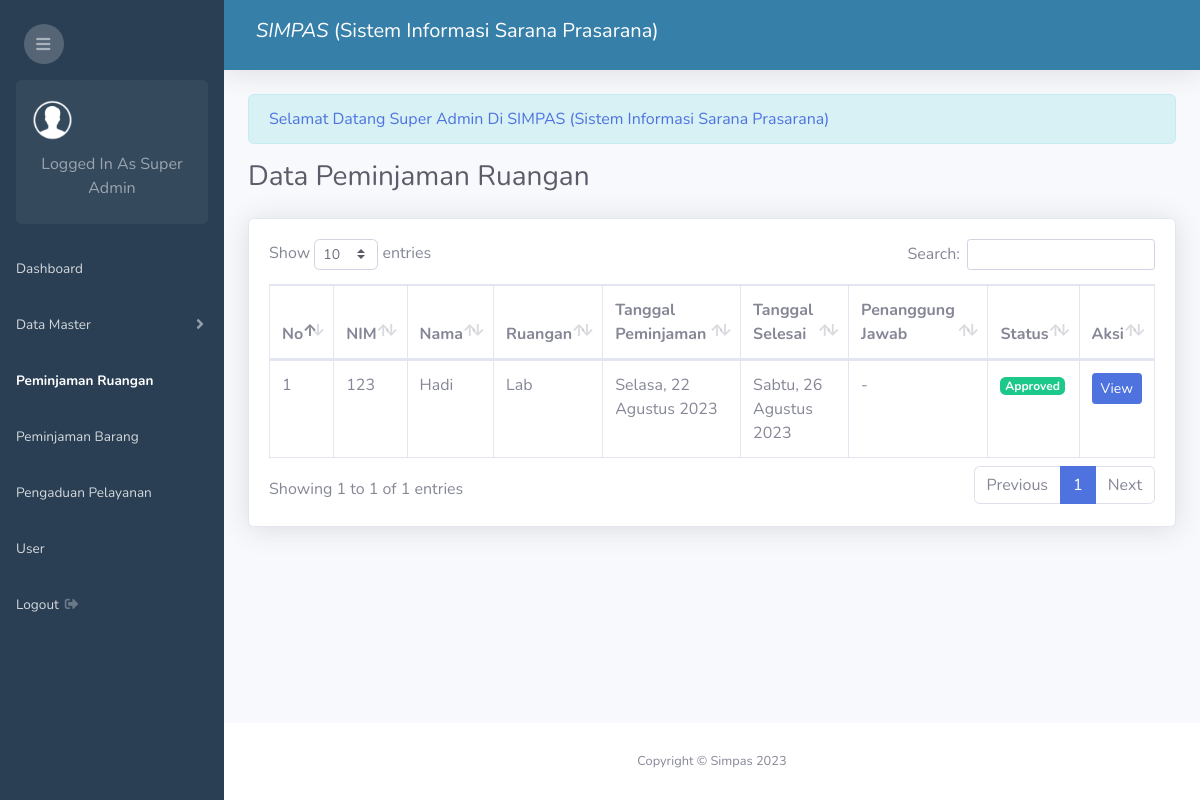
The app's page /admin.php?page=peminjaman-ruangan (signed in), older data.
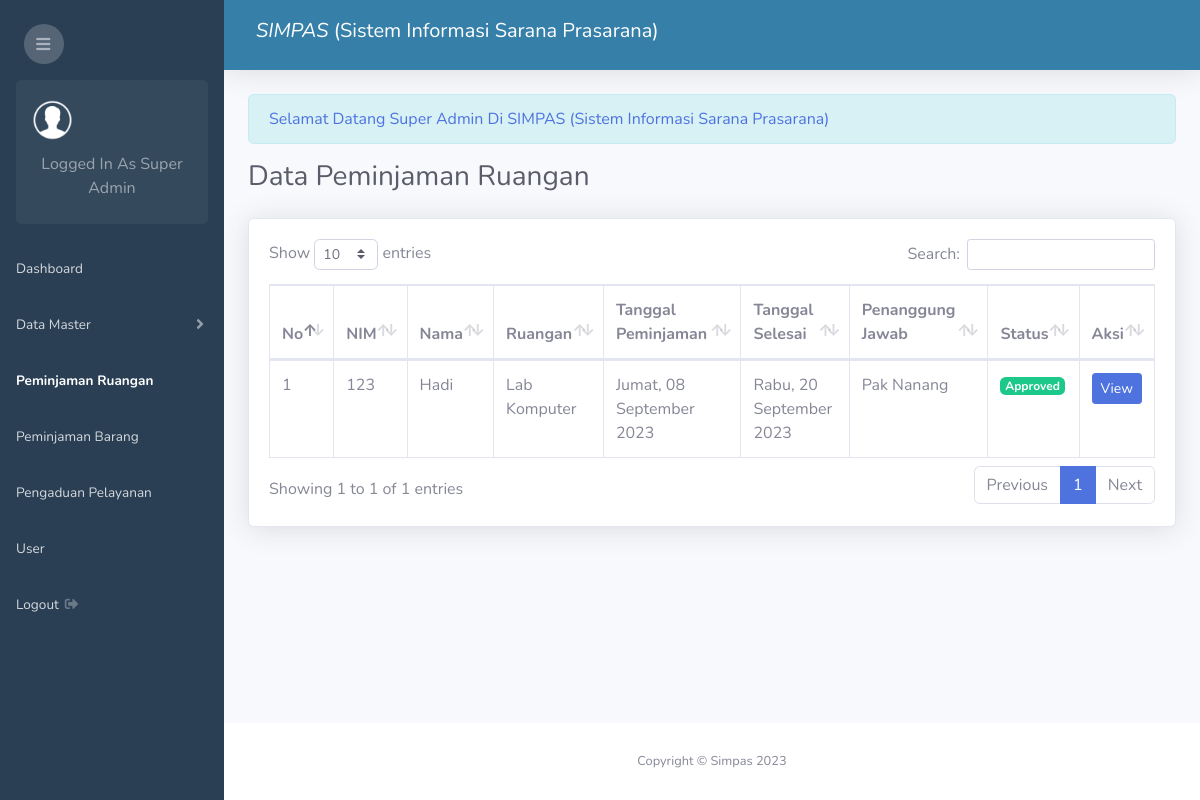
The same page, newer data.
### tables this page shows
CREATE TABLE `peminjaman_ruangan` (
  `id_peminjaman_ruangan` int(11) NOT NULL,
  `mahasiswa_id` int(11) NOT NULL,
  `ruangan_id` int(11) NOT NULL,
  `tujuan` text NOT NULL,
  `tanggal_peminjaman` date NOT NULL,
  `tanggal_selesai` date NOT NULL,
  `status` enum('Approved','Disapproved','Pending') NOT NULL DEFAULT 'Pending',
  `pj` varchar(100) DEFAULT NULL,
  `created_at` timestamp NOT NULL DEFAULT current_timestamp(),
  `user_id` int(11) DEFAULT NULL
);

CREATE TABLE `mahasiswa` (
  `id_mahasiswa` int(11) NOT NULL,
  `nama_mahasiswa` varchar(200) NOT NULL,
  `nim` varchar(50) NOT NULL,
  `semester` int(11) NOT NULL,
  `prodi` varchar(100) NOT NULL,
  `password` varchar(100) NOT NULL
);

CREATE TABLE `ruangan` (
  `id_ruangan` int(11) NOT NULL,
  `nama_ruangan` varchar(100) NOT NULL,
  `lokasi` varchar(50) NOT NULL
);

### date_formatter.php (called while the page is built, shortened)
<?php
function formatDateIndonesia2($timestamp) {
    $dateTime = new DateTime($timestamp);
    $formattedDate = $dateTime->format('l, d F Y');
    $dayTranslation = [
        'Monday'    => 'Senin',
        'Tuesday'   => 'Selasa',
        'Wednesday' => 'Rabu',
        'Thursday'  => 'Kamis',
        'Friday'    => 'Jumat',
        'Saturday'  => 'Sabtu',
        'Sunday'    => 'Minggu',
    ];
    $monthTranslation = [
        'January'   => 'Januari',
        'February'  => 'Februari',
        'March'     => 'Maret',
        'April'     => 'April',
        'May'       => 'Mei',
        'June'      => 'Juni',
        'July'      => 'Juli',
        'August'    => 'Agustus',
        'September' => 'September',
        'October'   => 'Oktober',
        'November'  => 'November',
        'December'  => 'Desember',
    ];
    foreach ($dayTranslation as $en => $id) {
        $formattedDate = str_replace($en, $id, $formattedDate);
    }
    foreach ($monthTranslation as $en => $id) {
        $formattedDate = str_replace($en, $id, $formattedDate);
    }
    return $formattedDate;
}
?>

### peminjaman_ruangan/index.php (the view, shortened to what this page needs)
<?php require 'date_formatter.php'; ?>
<div class="d-sm-flex align-items-center justify-content-between mb-4">
    <h1 class="h3 mb-0 text-gray-800">Data Peminjaman Ruangan</h1>
</div>
<div class="card shadow mb-4">
    <div class="card-body">
        <div class="table-responsive">
            <?php if($_SESSION['level'] == 'mahasiswi') { ?>
            <table class="table table-bordered" id="dataTable" width="100%" cellspacing="0">
                <thead>
                    <tr>
                        <th>No</th>
                        <th>Ruangan</th>
                        <th>Tanggal Peminjaman</th>
                        <th>Tanggal Selesai</th>
                        <th>Penanggung Jawab</th>
                        <th>Status</th>
                        <th>Aksi</th>
                    </tr>
                </thead>
                <tbody>
                <?php
                    $id_mahasiswa = $_SESSION['id'];
                    $no = 1;
                    $sql = mysqli_query($conn, "SELECT * FROM peminjaman_ruangan JOIN ruangan ON peminjaman_ruangan.ruangan_id = ruangan.id_ruangan WHERE mahasiswa_id = '$id_mahasiswa' ORDER BY id_peminjaman_ruangan DESC");
                    while($row = mysqli_fetch_assoc($sql)){
                ?>
                <tr>
                    <td><?php echo $no++ ?></td>
                    <td><?php echo $row['nama_ruangan'] ?></td>
                    <td><?php echo formatDateIndonesia2($row['tanggal_peminjaman']) ?></td>
                    <td><?php echo formatDateIndonesia2($row['tanggal_selesai']) ?></td>
                    <td><?php echo $row['pj'] == null ? '-' : $row['pj'] ?></td>
                    <td>
                        <?php if($row['status'] == "Pending"){ ?>
                            <span class="badge badge-warning"><?php echo $row['status'] ?></span>
                        <?php } elseif($row['status'] == "Disapproved") { ?>
                            <span class="badge badge-danger"><?php echo $row['status'] ?></span>
                        <?php } else { ?>
                            <span class="badge badge-success"><?php echo $row['status'] ?></span>
                        <?php } ?>
                    </td>
                    <td>
                        <a class="btn btn-sm btn-primary" href="admin.php?page=view-peminjaman-ruangan&id=<?php echo $row['id_peminjaman_ruangan'] ?>">View</a>
                    </td>
                </tr>
                <?php } ?>
                </tbody>
            </table>
            <?php }else{ ?>
                <table class="table table-bordered" id="dataTable" width="100%" cellspacing="0">
                <thead>
                    <tr>
                        <th>No</th>
                        <th>NIM</th>
                        <th>Nama</th>
                        <th>Ruangan</th>
                        <th>Tanggal Peminjaman</th>
                        <th>Tanggal Selesai</th>
                        <th>Penanggung Jawab</th>
                        <th>Status</th>
                        <th>Aksi</th>
                    </tr>
                </thead>
                <tbody>
                <?php
                    $no = 1;
                    $sql = mysqli_query($conn, "SELECT * FROM peminjaman_ruangan JOIN ruangan ON peminjaman_ruangan.ruangan_id = ruangan.id_ruangan JOIN mahasiswa ON peminjaman_ruangan.mahasiswa_id = mahasiswa.id_mahasiswa ORDER BY peminjaman_ruangan.id_peminjaman_ruangan DESC");
                    while($row = mysqli_fetch_assoc($sql)){
                ?>
                <tr>
                    <td><?php echo $no++ ?></td>
                    <td><?php echo $row['nim'] ?></td>
                    <td><?php echo $row['nama_mahasiswa'] ?></td>
                    <td><?php echo $row['nama_ruangan'] ?></td>
                    <td><?php echo formatDateIndonesia2($row['tanggal_peminjaman']) ?></td>
                    <td><?php echo formatDateIndonesia2($row['tanggal_selesai']) ?></td>
                    <td><?php echo $row['pj'] == null ? '-' : $row['pj'] ?></td>
                    <td>
                        <?php if($row['status'] == "Pending"){ ?>
                            <span class="badge badge-warning"><?php echo $row['status'] ?></span>
                        <?php } elseif($row['status'] == "Disapproved") { ?>
                            <span class="badge badge-danger"><?php echo $row['status'] ?></span>
                        <?php } else { ?>
                            <span class="badge badge-success"><?php echo $row['status'] ?></span>
                        <?php } ?>
                    </td>
                    <td>
                        <a class="btn btn-sm btn-primary" href="admin.php?page=view-peminjaman-ruangan&id=<?php echo $row['id_peminjaman_ruangan'] ?>">View</a>
                    </td>
                </tr>
                <?php } ?>
                </tbody>
            </table>
            <?php } ?>
        </div>
    </div>
</div>

### admin.php (shortened to what this page needs)
<?php
include 'koneksi.php';
?>
<!DOCTYPE html>
<html lang="en">
<head>
    <link href="assets/vendor/fontawesome-free/css/all.min.css" rel="stylesheet" type="text/css">
    <link href="assets/css/sb-admin-2.min.css" rel="stylesheet">
    <link href="assets/vendor/datatables/dataTables.bootstrap4.min.css" rel="stylesheet">
</head>
<body id="page-top">
    <div id="wrapper">
        <?php include 'sidebar.php' ?>
        <div id="content-wrapper" class="d-flex flex-column">
            <div id="content">
                <?php include 'header.php' ?>
                <div class="container-fluid">
                    <div class="row">
                        <div class="col-lg-12">
                        <?php if (isset($_SESSION['level'])) { ?>
                            <div class="alert alert-info text-capitalize text-primary" role="alert">
                                Selamat Datang <?php echo $_SESSION['level'] ?> di SIMPAS (Sistem Informasi Sarana Prasarana)
                            </div>
                        <?php } ?>
                        </div>
                    </div>
                    <?php
                        if (isset($_GET['page'])) {
                            $page = $_GET['page'];
                            switch ($page) {
                                case 'peminjaman-ruangan':
                                    include 'peminjaman_ruangan/index.php';
                                    break;
                            }
                        } else {
                            include 'dashboard.php';
                        }
                    ?>
                </div>
            </div>
            <footer class="sticky-footer bg-white">
                <div class="container my-auto">
                    <div class="copyright text-center my-auto">
                        <span>Copyright &copy; Simpas <?php echo date('Y') ?></span>
                    </div>
                </div>
            </footer>
        </div>
    </div>
</body>
</html>

### sidebar.php (shortened to what this page needs)
<?php
    $currentPage = isset($_GET['page']) ? $_GET['page'] : 'dashboard';
?>
<ul class="navbar-nav bg-gradient-primary sidebar sidebar-dark accordion" id="accordionSidebar">
    <div class="text-left d-none d-md-inline mt-4 ml-4">
        <button class="rounded-circle border-0" id="sidebarToggle"></button>
    </div>
    <div class="sidebar-card d-none d-lg-flex">
        <div class="flex">
            <img class="sidebar-card-illustration mb-2" src="assets/img/pp.png">
            <p class="text-center mb-2 text-capitalize">
                Logged in as <?php echo $_SESSION['level'] ?>
            </p>
        </div>
    </div>
    <li class="nav-item <?php echo $currentPage === 'dashboard' ? 'active' : '' ?>">
        <a class="nav-link" href="admin.php">
            <span>Dashboard</span>
        </a>
    </li>
    <?php if($_SESSION['level'] != 'mahasiswi'): ?>
    <li
        class="nav-item <?php echo in_array($currentPage, ['kategori', 'barang', 'ruangan', 'mahasiswa']) ? 'active' : '' ?>">
        <a class="nav-link collapsed" href="#" data-toggle="collapse" data-target="#collapseTwo" aria-expanded="true"
            aria-controls="collapseTwo">
            <span>Data Master</span>
        </a>
    </li>
    <?php endif; ?>
    <li class="nav-item <?php echo $currentPage === 'peminjaman-ruangan' ? 'active' : '' ?>">
        <a class="nav-link" href="admin.php?page=peminjaman-ruangan">
            <span>Peminjaman Ruangan</span>
        </a>
    </li>
    <li class="nav-item <?php echo $currentPage === 'peminjaman-barang' ? 'active' : '' ?>">
        <a class="nav-link" href="admin.php?page=peminjaman-barang">
            <span>Peminjaman Barang</span>
        </a>
    </li>
    <li class="nav-item <?php echo $currentPage === 'pengaduan' ? 'active' : '' ?>">
        <a class="nav-link" href="admin.php?page=pengaduan">
            <span>Pengaduan Pelayanan</span>
        </a>
    </li>
    <?php if($_SESSION['level'] == 'super admin'): ?>
    <li class="nav-item <?php echo $currentPage === 'user' ? 'active' : '' ?>">
        <a class="nav-link" href="admin.php?page=user">
            <span>User</span>
        </a>
    </li>
    <?php endif; ?>
    <li class="nav-item">
        <a class="nav-link" href="#" data-toggle="modal" data-target="#logoutModal">
            <span>Logout</span>
            <i class="fas fa-fw fa-sign-out-alt"></i>
        </a>
    </li>
</ul>

### header.php (shortened to what this page needs)
<nav class="navbar navbar-expand navbar-light topbar mb-4 static-top shadow">
<form
    class="d-none d-sm-inline-block form-inline mr-auto ml-md-3 my-2 my-md-0 mw-100 ">
    <div class="input-group">
        <h5><i>SIMPAS</i> (Sistem Informasi Sarana Prasarana)</h5>
    </div>
</form>
</nav>

Row changes from the older to the newer data that the page shows:
removed peminjaman_ruangan: mahasiswa.nim "123", mahasiswa.nama_mahasiswa "Hadi", ruangan.nama_ruangan "Lab", tanggal_peminjaman "Selasa, 22 Agustus 2023", tanggal_selesai "Sabtu, 26 Agustus 2023", status "Approved"
added peminjaman_ruangan: mahasiswa.nim "123", mahasiswa.nama_mahasiswa "Hadi", ruangan.nama_ruangan "Lab Komputer", tanggal_peminjaman "Jumat, 08 September 2023", tanggal_selesai "Rabu, 20 September 2023", pj "Pak Nanang", status "Approved"
